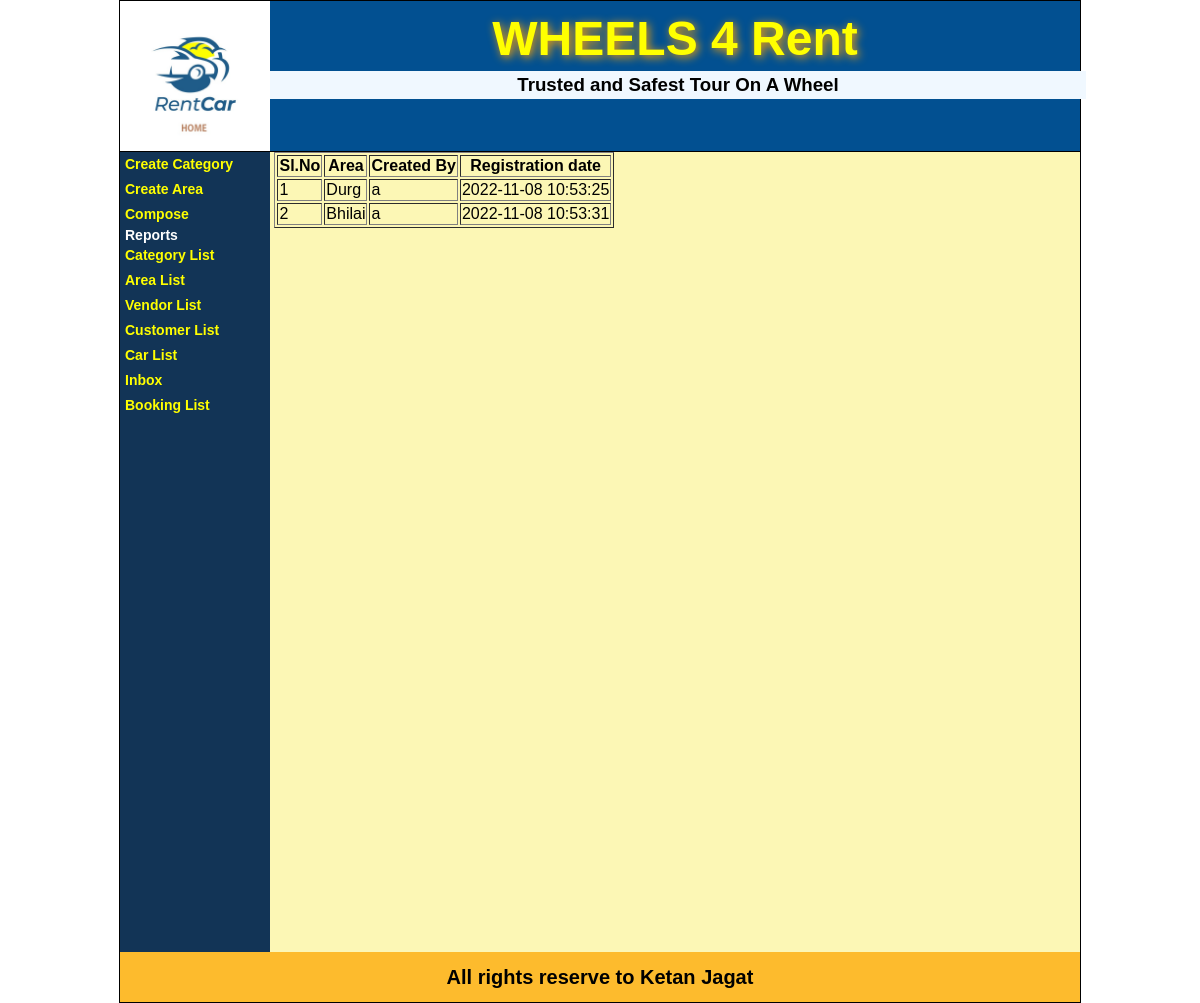
Page /showAreaList.php on the committed database.
### tables this page shows
CREATE TABLE IF NOT EXISTS `area_info` (
  `area_id` int(11) NOT NULL AUTO_INCREMENT,
  `area_name` varchar(40) NOT NULL,
  `reg_date` datetime NOT NULL,
  `created_by` varchar(40) NOT NULL,
  PRIMARY KEY (`area_id`)
);

### showAreaList.php (the view)
<?php
  include("header.php");
?>
<div id='content'>
  <div id='parentDashboard'>
     <div id='leftDiv'>
         <?php
           include("adminMenu.php");
         ?>
     </div>
     <div id='rightDiv'>
      <?php
        include("dbConnect.php");
        $sql = " select * from area_info " ;
        $rsArea = mysqli_query($con,$sql) or die("Query Error");
        echo("<table border='1'>");
        $cnt = 1;
        echo("<tr>");
          echo("<th> Sl.No </th>");
          echo("<th> Area </th>");
          echo("<th> Created By </th>");
          echo("<th> Registration date </th>");
          echo("</tr>");
        while( $row = mysqli_fetch_array($rsArea) )
        {
          echo("<tr>");
          echo("<td>");
          echo($cnt++);
          echo("</td>");
          echo("<td>");
          echo($row["area_name"]);
          echo("</td>");
          echo("<td>");
          echo($row["created_by"]);
          echo("</td>");
          echo("<td>");
          echo($row["reg_date"]);
          echo("</td>");
          echo("</tr>");
        }
        echo("</table>");
      ?>
     </div>
  </div>
</div>
<?php
  include("footer.php");
?>

### css/style.css (style rules this page uses)
body { padding: 0px; margin: 0px; font-family: Verdana, Geneva, Tahoma, sans-serif; }
#content { min-height: 450px; }
#parentDashboard { background-color:#fcf7b5; width: 100%; height: auto; min-height:450px ; }
#leftDiv { background-color: #123456; width: 150px; min-height:800px; display: inline-block; vertical-align: top; }
#rightDiv { vertical-align: top; background-color:#fcf7b5; width: 800px; min-height:800px; display: inline-block; margin-right:0px; }

### rows in the picture
area_info: area_name "Durg", created_by "a", reg_date "2022-11-08 10:53:25"
area_info: area_name "Bhilai", created_by "a", reg_date "2022-11-08 10:53:31"
